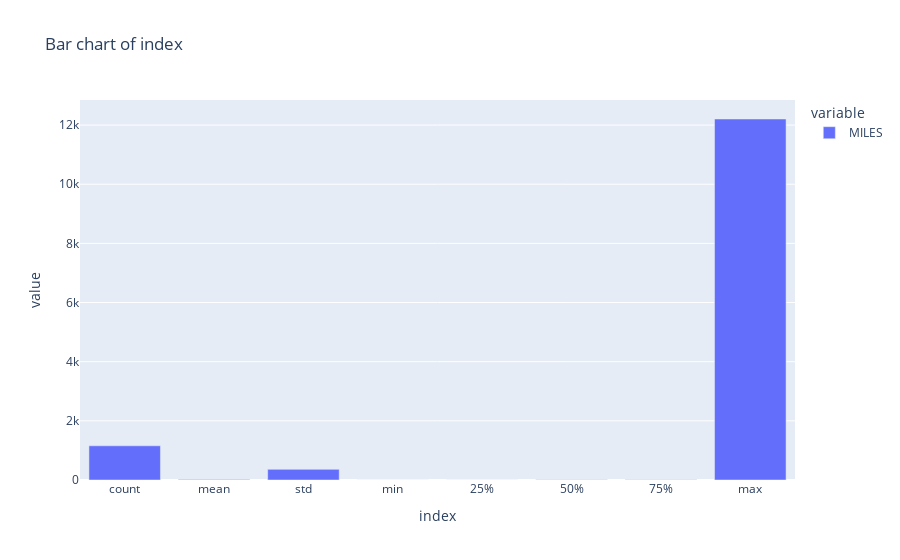

Write notebook code for a chart like this one.
### Markdown cell above
## Visualization

### Code cell
px.bar(x,title='Bar chart of index')

### Figure 1 — Plotly figure (JSON) as saved in the notebook; plotly's stock layout.template omitted (floating-point values rounded to 4 significant figures)
{"data": [{"alignmentgroup": "True", "hovertemplate": "variable=MILES<br>index=%{x}<br>value=%{y}<extra></extra>", "legendgroup": "MILES", "marker": {"color": "#636efa", "pattern": {"shape": ""}}, "name": "MILES", "offsetgroup": "MILES", "orientation": "v", "showlegend": true, "textposition": "auto", "type": "bar", "x": ["count", "mean", "std", "min", "25%", "50%", "75%", "max"], "xaxis": "x", "y": [1156, 21.12, 359.3, 0.5, 2.9, 6, 10.4, 12200.0], "yaxis": "y"}], "layout": {"barmode": "relative", "legend": {"title": {"text": "variable"}, "tracegroupgap": 0}, "title": {"text": "Bar chart of index"}, "xaxis": {"anchor": "y", "domain": [0, 1], "title": {"text": "index"}}, "yaxis": {"anchor": "x", "domain": [0, 1], "title": {"text": "value"}}}}
